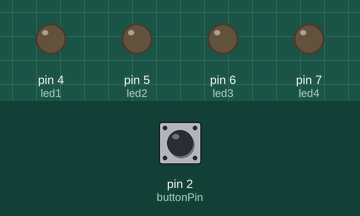
Recording of a sketch running on a simulated Arduino Uno, built with avr-gcc and run on an emulated ATmega328P. On the bench: output pins drawn as LEDs (lit = HIGH). Inputs (shaded band) come from the test bench; at power-on: pin 2 (buttonPin) LOW.

Above: at 1.2 s.
1.3 s: pin 2 (buttonPin) pulled HIGH for 0.15 s
At 2.0 s:
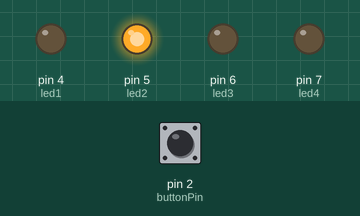
2.9 s: pin 2 (buttonPin) pulled HIGH for 1 s
At 3.2 s:
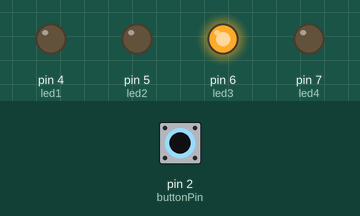
5.4 s: pin 2 (buttonPin) pulled HIGH for 0.15 s
At 6.3 s:
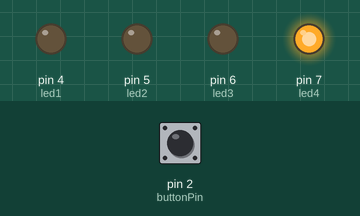
7.0 s: pin 2 (buttonPin) pulled HIGH for 3.2 s
At 7.5 s:
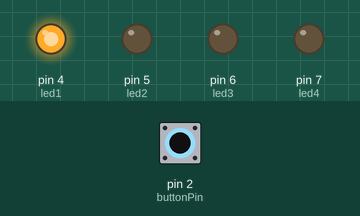
Timing chart, 0 to 10.0 s (numbered marks = the images above; inputs shaded):
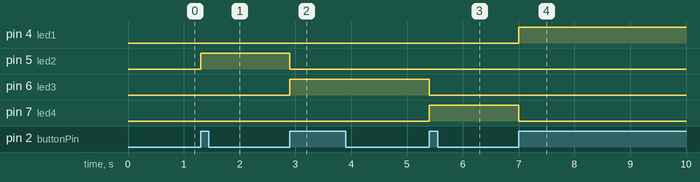

Measured:
- after the input at 1.3 s, pin 5 (led2): LOW → HIGH at once
- after the input at 2.9 s, pin 5 (led2): HIGH → LOW at once; pin 6 (led3): LOW → HIGH at once
- after the input at 5.4 s, pin 6 (led3): HIGH → LOW at once; pin 7 (led4): LOW → HIGH at once
- after the input at 7.0 s, pin 4 (led1): LOW → HIGH at once; pin 7 (led4): HIGH → LOW at once

The sketch:

sketch_feb9b.ino
```cpp
int buttonPin = 2;
int led1 = 4;
int led2 = 5;
int led3 = 6;
int led4 = 7;
int currentState = 0;
int lastButtonState = LOW;

void setup() {
  pinMode(buttonPin, INPUT);
  pinMode(led1, OUTPUT);
  pinMode(led2, OUTPUT);
  pinMode(led3, OUTPUT);
  pinMode(led4, OUTPUT);
}

void loop() {
  int buttonState = digitalRead(buttonPin);

  if (buttonState == HIGH && lastButtonState == LOW) {
    currentState = (currentState + 1) % 4;
    digitalWrite(led1, LOW);
    digitalWrite(led2, LOW);
    digitalWrite(led3, LOW);
    digitalWrite(led4, LOW);
    if (currentState == 0) digitalWrite(led1, HIGH);
    else if (currentState == 1) digitalWrite(led2, HIGH);
    else if (currentState == 2) digitalWrite(led3, HIGH);
    else if (currentState == 3) digitalWrite(led4, HIGH);

    delay(200);
  }

  lastButtonState = buttonState;
}
```
